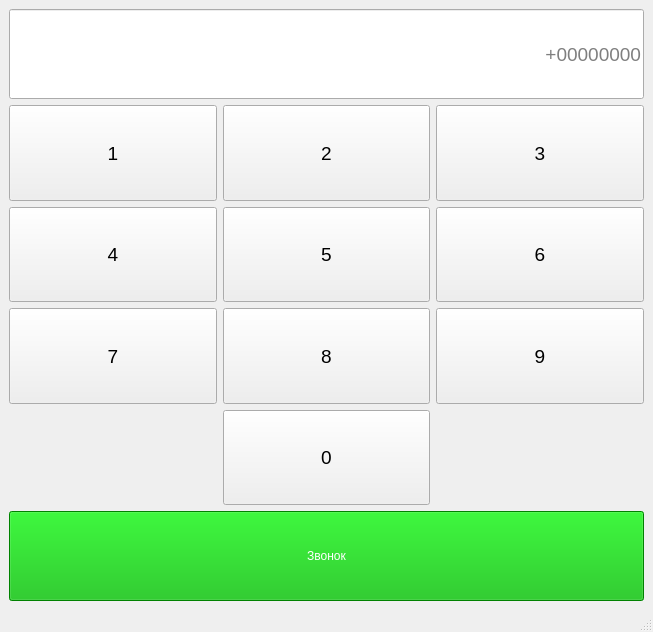
<?xml version="1.0" encoding="UTF-8"?>
<ui version="4.0">
 <class>MainWindow</class>
 <widget class="QMainWindow" name="MainWindow">
  <property name="geometry">
   <rect>
    <x>0</x>
    <y>0</y>
    <width>653</width>
    <height>632</height>
   </rect>
  </property>
  <property name="windowTitle">
   <string>MainWindow</string>
  </property>
  <widget class="QWidget" name="centralwidget">
   <layout class="QGridLayout" name="gridLayout">
    <item row="0" column="0">
     <layout class="QVBoxLayout" name="mainVerticalLayout">
      <item>
       <widget class="QLineEdit" name="lineEdit">
        <property name="minimumSize">
         <size>
          <width>0</width>
          <height>90</height>
         </size>
        </property>
        <property name="font">
         <font>
          <pointsize>14</pointsize>
         </font>
        </property>
        <property name="alignment">
         <set>Qt::AlignRight|Qt::AlignTrailing|Qt::AlignVCenter</set>
        </property>
        <property name="placeholderText">
         <string>+00000000</string>
        </property>
       </widget>
      </item>
      <item>
       <layout class="QGridLayout" name="secondGridLayout">
        <item row="6" column="1">
         <widget class="QPushButton" name="pushButton_8">
          <property name="sizePolicy">
           <sizepolicy hsizetype="Minimum" vsizetype="Expanding">
            <horstretch>0</horstretch>
            <verstretch>0</verstretch>
           </sizepolicy>
          </property>
          <property name="font">
           <font>
            <pointsize>14</pointsize>
           </font>
          </property>
          <property name="text">
           <string>8</string>
          </property>
         </widget>
        </item>
        <item row="0" column="1">
         <widget class="QPushButton" name="pushButton_2">
          <property name="sizePolicy">
           <sizepolicy hsizetype="Minimum" vsizetype="Expanding">
            <horstretch>0</horstretch>
            <verstretch>0</verstretch>
           </sizepolicy>
          </property>
          <property name="font">
           <font>
            <pointsize>14</pointsize>
           </font>
          </property>
          <property name="text">
           <string>2</string>
          </property>
         </widget>
        </item>
        <item row="0" column="2">
         <widget class="QPushButton" name="pushButton_3">
          <property name="sizePolicy">
           <sizepolicy hsizetype="Minimum" vsizetype="Expanding">
            <horstretch>0</horstretch>
            <verstretch>0</verstretch>
           </sizepolicy>
          </property>
          <property name="font">
           <font>
            <pointsize>14</pointsize>
           </font>
          </property>
          <property name="text">
           <string>3</string>
          </property>
         </widget>
        </item>
        <item row="6" column="2">
         <widget class="QPushButton" name="pushButton_9">
          <property name="sizePolicy">
           <sizepolicy hsizetype="Minimum" vsizetype="Expanding">
            <horstretch>0</horstretch>
            <verstretch>0</verstretch>
           </sizepolicy>
          </property>
          <property name="font">
           <font>
            <pointsize>14</pointsize>
           </font>
          </property>
          <property name="text">
           <string>9</string>
          </property>
         </widget>
        </item>
        <item row="3" column="2">
         <widget class="QPushButton" name="pushButton_6">
          <property name="sizePolicy">
           <sizepolicy hsizetype="Minimum" vsizetype="Expanding">
            <horstretch>0</horstretch>
            <verstretch>0</verstretch>
           </sizepolicy>
          </property>
          <property name="font">
           <font>
            <pointsize>14</pointsize>
           </font>
          </property>
          <property name="text">
           <string>6</string>
          </property>
         </widget>
        </item>
        <item row="7" column="1">
         <widget class="QPushButton" name="pushButton_0">
          <property name="sizePolicy">
           <sizepolicy hsizetype="Minimum" vsizetype="Expanding">
            <horstretch>0</horstretch>
            <verstretch>0</verstretch>
           </sizepolicy>
          </property>
          <property name="font">
           <font>
            <pointsize>14</pointsize>
           </font>
          </property>
          <property name="text">
           <string>0</string>
          </property>
         </widget>
        </item>
        <item row="0" column="0">
         <widget class="QPushButton" name="pushButton_1">
          <property name="sizePolicy">
           <sizepolicy hsizetype="Minimum" vsizetype="Expanding">
            <horstretch>0</horstretch>
            <verstretch>0</verstretch>
           </sizepolicy>
          </property>
          <property name="font">
           <font>
            <pointsize>14</pointsize>
           </font>
          </property>
          <property name="text">
           <string>1</string>
          </property>
         </widget>
        </item>
        <item row="3" column="1">
         <widget class="QPushButton" name="pushButton_5">
          <property name="sizePolicy">
           <sizepolicy hsizetype="Minimum" vsizetype="Expanding">
            <horstretch>0</horstretch>
            <verstretch>0</verstretch>
           </sizepolicy>
          </property>
          <property name="font">
           <font>
            <pointsize>14</pointsize>
           </font>
          </property>
          <property name="text">
           <string>5</string>
          </property>
         </widget>
        </item>
        <item row="3" column="0">
         <widget class="QPushButton" name="pushButton_4">
          <property name="sizePolicy">
           <sizepolicy hsizetype="Minimum" vsizetype="Expanding">
            <horstretch>0</horstretch>
            <verstretch>0</verstretch>
           </sizepolicy>
          </property>
          <property name="font">
           <font>
            <pointsize>14</pointsize>
           </font>
          </property>
          <property name="text">
           <string>4</string>
          </property>
         </widget>
        </item>
        <item row="6" column="0">
         <widget class="QPushButton" name="pushButton_7">
          <property name="sizePolicy">
           <sizepolicy hsizetype="Minimum" vsizetype="Expanding">
            <horstretch>0</horstretch>
            <verstretch>0</verstretch>
           </sizepolicy>
          </property>
          <property name="font">
           <font>
            <pointsize>14</pointsize>
           </font>
          </property>
          <property name="text">
           <string>7</string>
          </property>
         </widget>
        </item>
       </layout>
      </item>
      <item>
       <widget class="QPushButton" name="pushButton">
        <property name="sizePolicy">
         <sizepolicy hsizetype="Minimum" vsizetype="Fixed">
          <horstretch>0</horstretch>
          <verstretch>0</verstretch>
         </sizepolicy>
        </property>
        <property name="minimumSize">
         <size>
          <width>0</width>
          <height>90</height>
         </size>
        </property>
        <property name="styleSheet">
         <string notr="true">background-color:rgb(0, 181, 0);
color:rgb(255, 255, 255)</string>
        </property>
        <property name="text">
         <string>Звонок</string>
        </property>
       </widget>
      </item>
     </layout>
    </item>
   </layout>
  </widget>
  <widget class="QMenuBar" name="menubar">
   <property name="geometry">
    <rect>
     <x>0</x>
     <y>0</y>
     <width>653</width>
     <height>21</height>
    </rect>
   </property>
  </widget>
  <widget class="QStatusBar" name="statusbar"/>
 </widget>
 <resources/>
 <connections>
  <connection>
   <sender>pushButton_1</sender>
   <signal>clicked()</signal>
   <receiver>MainWindow</receiver>
   <slot>add1()</slot>
   <hints>
    <hint type="sourcelabel">
     <x>145</x>
     <y>181</y>
    </hint>
    <hint type="destinationlabel">
     <x>41</x>
     <y>425</y>
    </hint>
   </hints>
  </connection>
  <connection>
   <sender>pushButton_2</sender>
   <signal>clicked()</signal>
   <receiver>MainWindow</receiver>
   <slot>add2()</slot>
   <hints>
    <hint type="sourcelabel">
     <x>279</x>
     <y>193</y>
    </hint>
    <hint type="destinationlabel">
     <x>81</x>
     <y>426</y>
    </hint>
   </hints>
  </connection>
  <connection>
   <sender>pushButton_3</sender>
   <signal>clicked()</signal>
   <receiver>MainWindow</receiver>
   <slot>add3()</slot>
   <hints>
    <hint type="sourcelabel">
     <x>560</x>
     <y>201</y>
    </hint>
    <hint type="destinationlabel">
     <x>121</x>
     <y>426</y>
    </hint>
   </hints>
  </connection>
  <connection>
   <sender>pushButton_4</sender>
   <signal>clicked()</signal>
   <receiver>MainWindow</receiver>
   <slot>add4()</slot>
   <hints>
    <hint type="sourcelabel">
     <x>102</x>
     <y>287</y>
    </hint>
    <hint type="destinationlabel">
     <x>123</x>
     <y>426</y>
    </hint>
   </hints>
  </connection>
  <connection>
   <sender>pushButton_5</sender>
   <signal>clicked()</signal>
   <receiver>MainWindow</receiver>
   <slot>add5()</slot>
   <hints>
    <hint type="sourcelabel">
     <x>355</x>
     <y>288</y>
    </hint>
    <hint type="destinationlabel">
     <x>200</x>
     <y>426</y>
    </hint>
   </hints>
  </connection>
  <connection>
   <sender>pushButton_6</sender>
   <signal>clicked()</signal>
   <receiver>MainWindow</receiver>
   <slot>add6()</slot>
   <hints>
    <hint type="sourcelabel">
     <x>499</x>
     <y>291</y>
    </hint>
    <hint type="destinationlabel">
     <x>471</x>
     <y>428</y>
    </hint>
   </hints>
  </connection>
  <connection>
   <sender>pushButton_7</sender>
   <signal>clicked()</signal>
   <receiver>MainWindow</receiver>
   <slot>add7()</slot>
   <hints>
    <hint type="sourcelabel">
     <x>128</x>
     <y>369</y>
    </hint>
    <hint type="destinationlabel">
     <x>474</x>
     <y>428</y>
    </hint>
   </hints>
  </connection>
  <connection>
   <sender>pushButton_8</sender>
   <signal>clicked()</signal>
   <receiver>MainWindow</receiver>
   <slot>add8()</slot>
   <hints>
    <hint type="sourcelabel">
     <x>368</x>
     <y>356</y>
    </hint>
    <hint type="destinationlabel">
     <x>521</x>
     <y>427</y>
    </hint>
   </hints>
  </connection>
  <connection>
   <sender>pushButton_9</sender>
   <signal>clicked()</signal>
   <receiver>MainWindow</receiver>
   <slot>add9()</slot>
   <hints>
    <hint type="sourcelabel">
     <x>490</x>
     <y>338</y>
    </hint>
    <hint type="destinationlabel">
     <x>565</x>
     <y>428</y>
    </hint>
   </hints>
  </connection>
  <connection>
   <sender>pushButton_0</sender>
   <signal>clicked()</signal>
   <receiver>MainWindow</receiver>
   <slot>add0()</slot>
   <hints>
    <hint type="sourcelabel">
     <x>315</x>
     <y>477</y>
    </hint>
    <hint type="destinationlabel">
     <x>610</x>
     <y>429</y>
    </hint>
   </hints>
  </connection>
  <connection>
   <sender>pushButton</sender>
   <signal>clicked()</signal>
   <receiver>MainWindow</receiver>
   <slot>makeCall()</slot>
   <hints>
    <hint type="sourcelabel">
     <x>280</x>
     <y>561</y>
    </hint>
    <hint type="destinationlabel">
     <x>447</x>
     <y>455</y>
    </hint>
   </hints>
  </connection>
 </connections>
 <slots>
  <slot>add0()</slot>
  <slot>add1()</slot>
  <slot>add2()</slot>
  <slot>add3()</slot>
  <slot>add4()</slot>
  <slot>add5()</slot>
  <slot>add6()</slot>
  <slot>add7()</slot>
  <slot>add8()</slot>
  <slot>add9()</slot>
  <slot>makeCall()</slot>
 </slots>
</ui>
